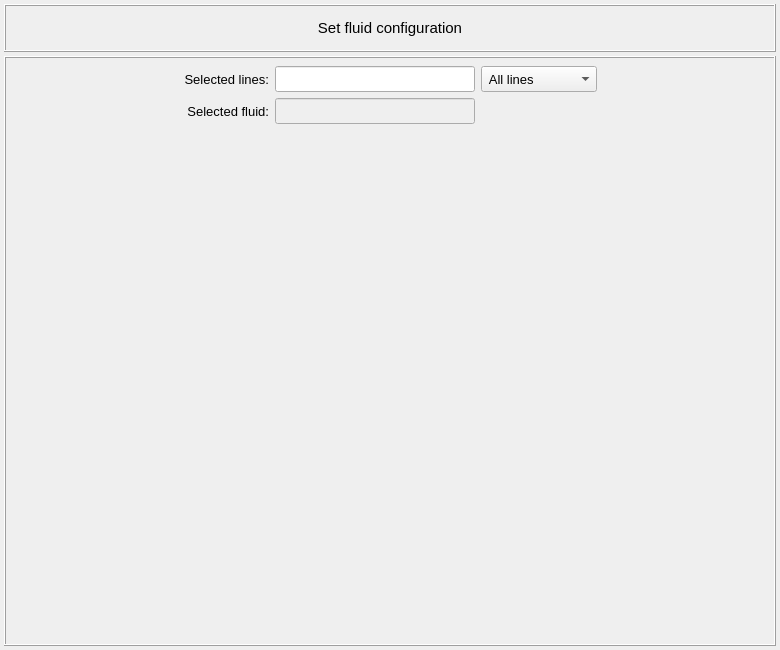
<?xml version="1.0" encoding="UTF-8"?>
<ui version="4.0">
 <class>Dialog</class>
 <widget class="QDialog" name="Dialog">
  <property name="geometry">
   <rect>
    <x>0</x>
    <y>0</y>
    <width>780</width>
    <height>650</height>
   </rect>
  </property>
  <property name="minimumSize">
   <size>
    <width>600</width>
    <height>300</height>
   </size>
  </property>
  <property name="maximumSize">
   <size>
    <width>1000</width>
    <height>720</height>
   </size>
  </property>
  <property name="windowTitle">
   <string>Dialog</string>
  </property>
  <layout class="QGridLayout" name="gridLayout">
   <property name="leftMargin">
    <number>4</number>
   </property>
   <property name="topMargin">
    <number>4</number>
   </property>
   <property name="rightMargin">
    <number>4</number>
   </property>
   <property name="bottomMargin">
    <number>4</number>
   </property>
   <property name="spacing">
    <number>4</number>
   </property>
   <item row="1" column="0">
    <widget class="QFrame" name="frame_main_widget">
     <property name="minimumSize">
      <size>
       <width>0</width>
       <height>0</height>
      </size>
     </property>
     <property name="maximumSize">
      <size>
       <width>16777215</width>
       <height>16777215</height>
      </size>
     </property>
     <property name="frameShape">
      <enum>QFrame::Box</enum>
     </property>
     <property name="frameShadow">
      <enum>QFrame::Raised</enum>
     </property>
     <layout class="QGridLayout" name="gridLayout_3">
      <property name="leftMargin">
       <number>2</number>
      </property>
      <property name="topMargin">
       <number>2</number>
      </property>
      <property name="rightMargin">
       <number>2</number>
      </property>
      <property name="bottomMargin">
       <number>2</number>
      </property>
      <property name="spacing">
       <number>2</number>
      </property>
      <item row="1" column="0">
       <widget class="QScrollArea" name="scrollArea_table_of_fluids">
        <property name="frameShape">
         <enum>QFrame::NoFrame</enum>
        </property>
        <property name="widgetResizable">
         <bool>true</bool>
        </property>
        <widget class="QWidget" name="scrollAreaWidgetContents">
         <property name="geometry">
          <rect>
           <x>0</x>
           <y>0</y>
           <width>764</width>
           <height>510</height>
          </rect>
         </property>
        </widget>
       </widget>
      </item>
      <item row="0" column="0">
       <widget class="QFrame" name="frame_2">
        <property name="minimumSize">
         <size>
          <width>400</width>
          <height>0</height>
         </size>
        </property>
        <property name="maximumSize">
         <size>
          <width>16777215</width>
          <height>80</height>
         </size>
        </property>
        <property name="frameShape">
         <enum>QFrame::NoFrame</enum>
        </property>
        <property name="frameShadow">
         <enum>QFrame::Raised</enum>
        </property>
        <property name="lineWidth">
         <number>1</number>
        </property>
        <layout class="QGridLayout" name="gridLayout_4">
         <property name="leftMargin">
          <number>6</number>
         </property>
         <property name="topMargin">
          <number>6</number>
         </property>
         <property name="rightMargin">
          <number>6</number>
         </property>
         <property name="bottomMargin">
          <number>6</number>
         </property>
         <item row="0" column="3">
          <widget class="QComboBox" name="comboBox_attribution_type">
           <property name="minimumSize">
            <size>
             <width>0</width>
             <height>26</height>
            </size>
           </property>
           <property name="maximumSize">
            <size>
             <width>16777215</width>
             <height>26</height>
            </size>
           </property>
           <property name="font">
            <font>
             <pointsize>10</pointsize>
            </font>
           </property>
           <item>
            <property name="text">
             <string> All lines</string>
            </property>
           </item>
           <item>
            <property name="text">
             <string> Selected lines</string>
            </property>
           </item>
          </widget>
         </item>
         <item row="1" column="1">
          <widget class="QLabel" name="label_4">
           <property name="font">
            <font>
             <family>MS Shell Dlg 2</family>
             <pointsize>10</pointsize>
             <weight>50</weight>
             <bold>false</bold>
            </font>
           </property>
           <property name="text">
            <string>Selected fluid:</string>
           </property>
           <property name="textFormat">
            <enum>Qt::AutoText</enum>
           </property>
           <property name="alignment">
            <set>Qt::AlignRight|Qt::AlignTrailing|Qt::AlignVCenter</set>
           </property>
          </widget>
         </item>
         <item row="0" column="2">
          <widget class="QLineEdit" name="lineEdit_selected_id">
           <property name="enabled">
            <bool>true</bool>
           </property>
           <property name="minimumSize">
            <size>
             <width>200</width>
             <height>26</height>
            </size>
           </property>
           <property name="maximumSize">
            <size>
             <width>200</width>
             <height>26</height>
            </size>
           </property>
           <property name="font">
            <font>
             <pointsize>10</pointsize>
            </font>
           </property>
           <property name="focusPolicy">
            <enum>Qt::ClickFocus</enum>
           </property>
           <property name="styleSheet">
            <string notr="true"/>
           </property>
           <property name="text">
            <string/>
           </property>
           <property name="alignment">
            <set>Qt::AlignCenter</set>
           </property>
          </widget>
         </item>
         <item row="0" column="1">
          <widget class="QLabel" name="label_2">
           <property name="font">
            <font>
             <family>MS Shell Dlg 2</family>
             <pointsize>10</pointsize>
             <weight>50</weight>
             <bold>false</bold>
            </font>
           </property>
           <property name="text">
            <string>Selected lines:</string>
           </property>
           <property name="textFormat">
            <enum>Qt::AutoText</enum>
           </property>
           <property name="alignment">
            <set>Qt::AlignRight|Qt::AlignTrailing|Qt::AlignVCenter</set>
           </property>
          </widget>
         </item>
         <item row="1" column="2">
          <widget class="QLineEdit" name="lineEdit_selected_fluid_name">
           <property name="enabled">
            <bool>false</bool>
           </property>
           <property name="minimumSize">
            <size>
             <width>200</width>
             <height>26</height>
            </size>
           </property>
           <property name="maximumSize">
            <size>
             <width>200</width>
             <height>26</height>
            </size>
           </property>
           <property name="font">
            <font>
             <pointsize>10</pointsize>
            </font>
           </property>
           <property name="focusPolicy">
            <enum>Qt::ClickFocus</enum>
           </property>
           <property name="styleSheet">
            <string notr="true"/>
           </property>
           <property name="text">
            <string/>
           </property>
           <property name="alignment">
            <set>Qt::AlignCenter</set>
           </property>
          </widget>
         </item>
         <item row="0" column="4">
          <spacer name="horizontalSpacer_3">
           <property name="orientation">
            <enum>Qt::Horizontal</enum>
           </property>
           <property name="sizeHint" stdset="0">
            <size>
             <width>40</width>
             <height>20</height>
            </size>
           </property>
          </spacer>
         </item>
         <item row="0" column="0">
          <spacer name="horizontalSpacer_4">
           <property name="orientation">
            <enum>Qt::Horizontal</enum>
           </property>
           <property name="sizeHint" stdset="0">
            <size>
             <width>40</width>
             <height>20</height>
            </size>
           </property>
          </spacer>
         </item>
        </layout>
       </widget>
      </item>
     </layout>
    </widget>
   </item>
   <item row="0" column="0">
    <widget class="QFrame" name="frame">
     <property name="minimumSize">
      <size>
       <width>400</width>
       <height>48</height>
      </size>
     </property>
     <property name="maximumSize">
      <size>
       <width>16777215</width>
       <height>48</height>
      </size>
     </property>
     <property name="frameShape">
      <enum>QFrame::Box</enum>
     </property>
     <property name="frameShadow">
      <enum>QFrame::Raised</enum>
     </property>
     <property name="lineWidth">
      <number>1</number>
     </property>
     <layout class="QGridLayout" name="gridLayout_2">
      <property name="leftMargin">
       <number>6</number>
      </property>
      <property name="topMargin">
       <number>6</number>
      </property>
      <property name="rightMargin">
       <number>6</number>
      </property>
      <property name="bottomMargin">
       <number>6</number>
      </property>
      <item row="0" column="0">
       <widget class="QLabel" name="label">
        <property name="font">
         <font>
          <family>MS Shell Dlg 2</family>
          <pointsize>11</pointsize>
          <weight>50</weight>
          <bold>false</bold>
         </font>
        </property>
        <property name="text">
         <string>Set fluid configuration</string>
        </property>
        <property name="textFormat">
         <enum>Qt::AutoText</enum>
        </property>
        <property name="alignment">
         <set>Qt::AlignCenter</set>
        </property>
       </widget>
      </item>
     </layout>
    </widget>
   </item>
  </layout>
 </widget>
 <tabstops>
  <tabstop>comboBox_attribution_type</tabstop>
  <tabstop>scrollArea_table_of_fluids</tabstop>
 </tabstops>
 <resources/>
 <connections/>
</ui>
